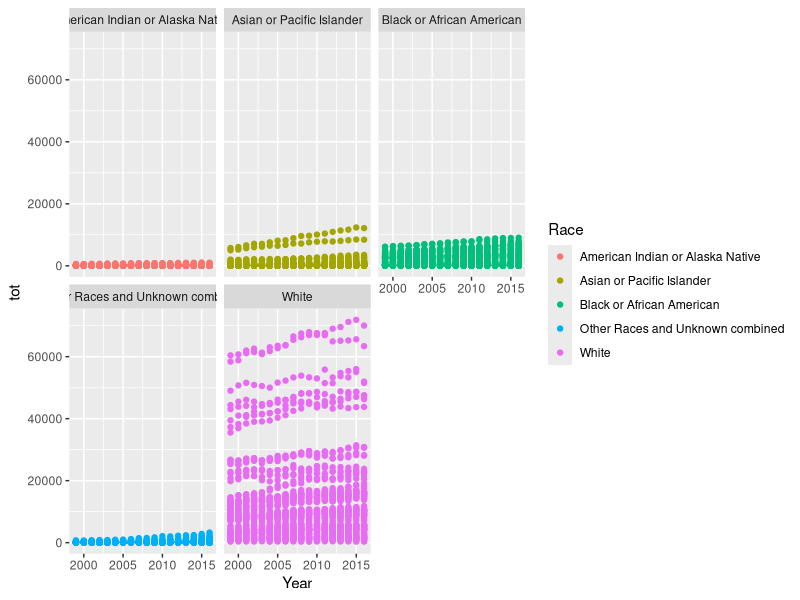
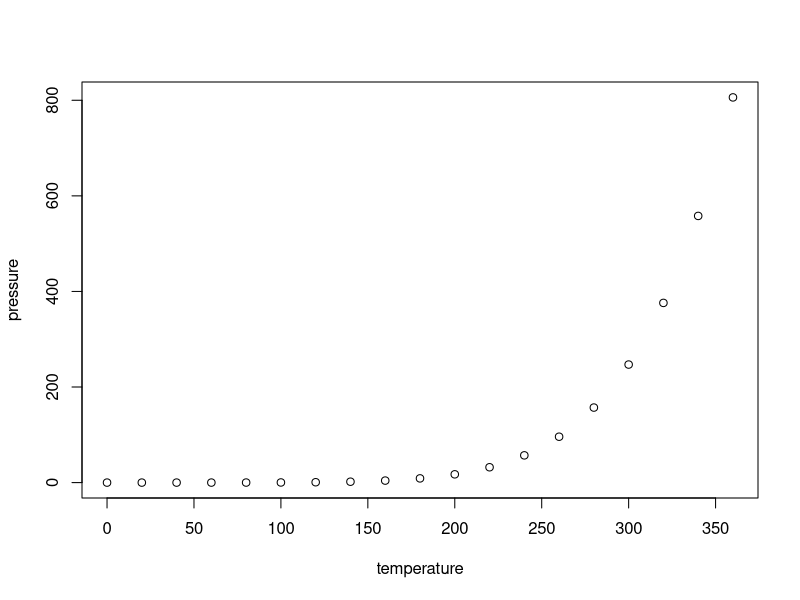

Recreate these plots in R, in order.
## ---- chunk 1
knitr::opts_chunk$set(echo = TRUE)
## ---- chunk 2
getwd()
library(dplyr)
library(data.table)
library(ggplot2)
library(reshape2)
cancer <- fread("tabladatoscancer.csv")
class(cancer)
head(cancer, 5)
str(cancer)

cancer2 <- cancer[is.na(cancer$Year) == FALSE]
head(cancer2, 5)
class(cancer2)
resumen <- cancer2[, list(tot = sum(Count)), by = c("Year", "Sex", "States", "Race")]
summary(resumen)
## ---- chunk 3
summary(cancer2)
## ---- chunk 4
ggplot(resumen, aes(x = Year, y = tot, col = Race)) +
  geom_point() + facet_wrap(~ Race)
## ---- chunk 5
summary(cars)
## ---- chunk 6
plot(pressure)
